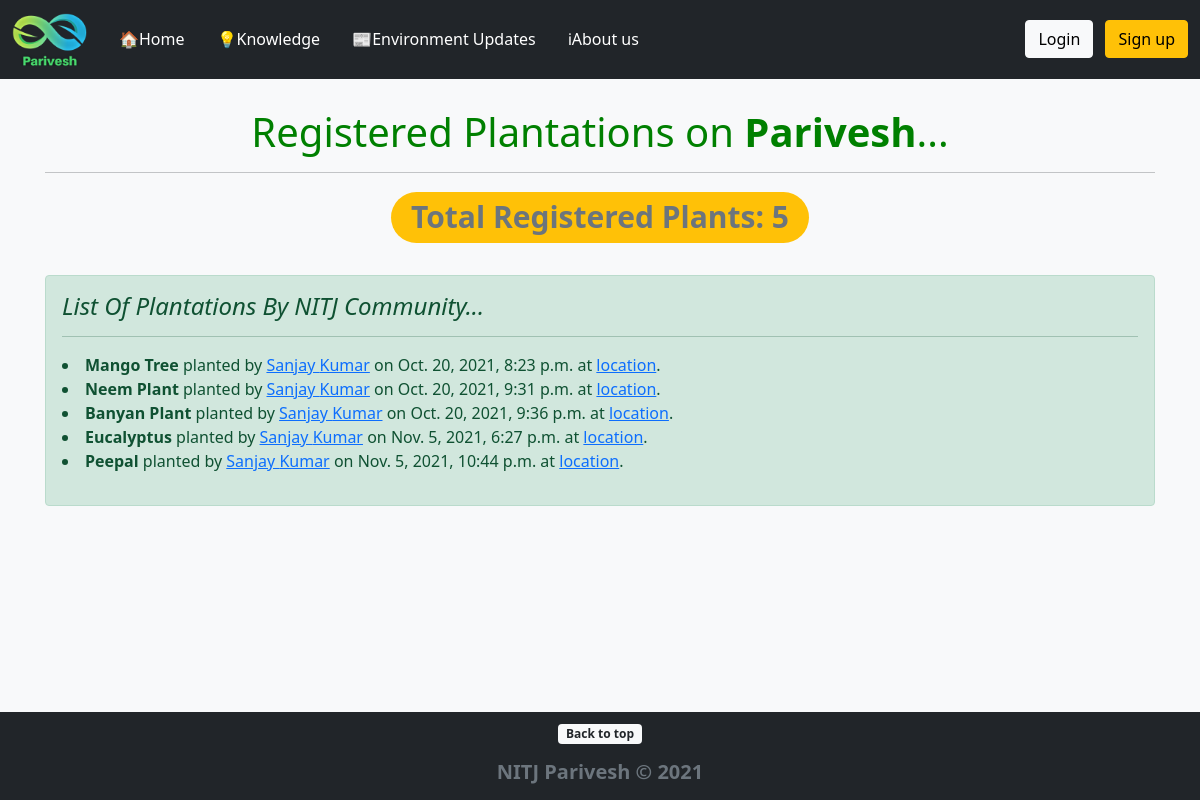
Before: /plantations-on-parivesh/ with the older database file.
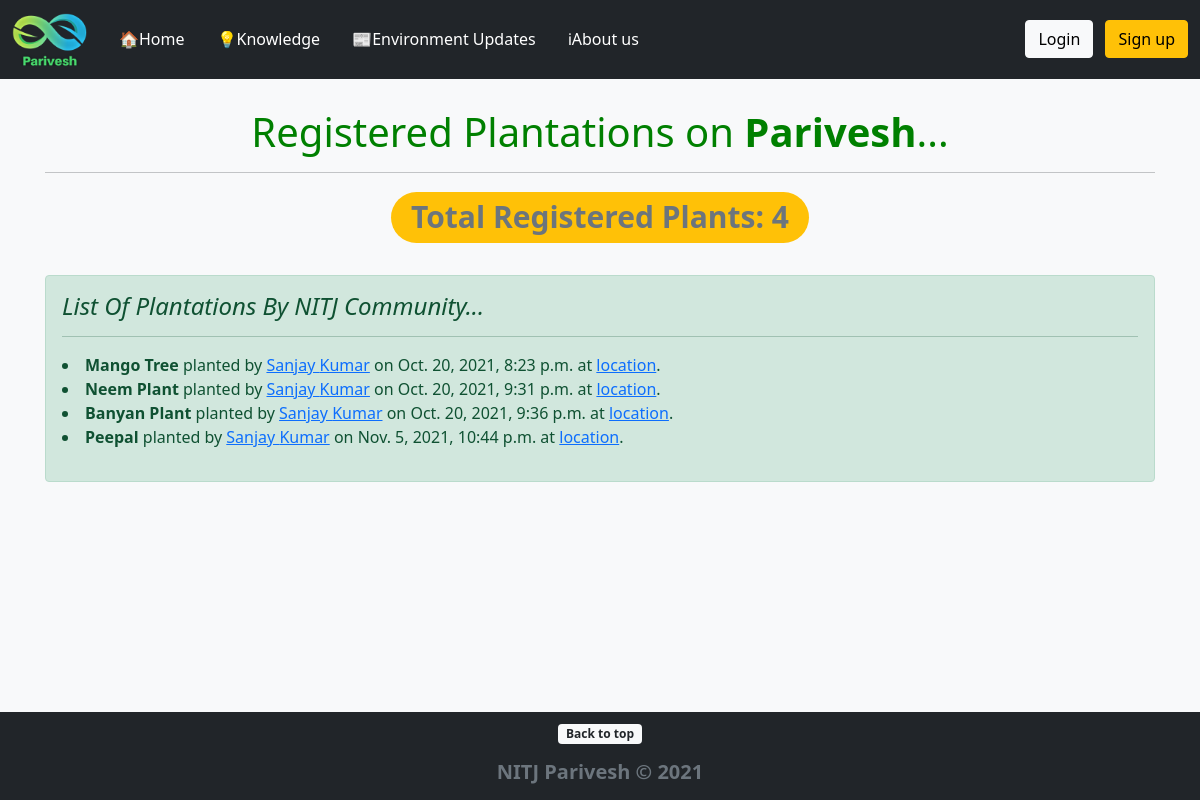
After: the same page with the newer database file.
### PariveshApp/models.py (models this page shows, shortened)
class Plantation(models.Model):
    planter  = models.ForeignKey(User, on_delete=CASCADE)
    plant_name = models.CharField(max_length=255)
    plant_loc = models.URLField()
    plant_pic = models.ImageField(null=True,blank=True, upload_to='plant_pics')
    date_time = models.DateTimeField(auto_now_add=True)
    remarks = models.TextField()

### PariveshApp/views.py (the view)
# urls.py: path('plantations-on-parivesh/', PlantationView.as_view(), name="plant-list"),
class PlantationView(ListView):
    model = Plantation
    template_name = 'plantations.html'
    def get_context_data(self, *args, **kwargs):
        context = super(PlantationView, self).get_context_data(*args, **kwargs)
        plant_count = Plantation.objects.all().count()
        context["plant_count"] = plant_count
        return context

### PariveshApp/templates/plantations.html (shortened to what this page needs)
{% extends 'base.html' %}
{% block content %}
{% load static %}
    <div class="container">
        <h1 class="mt-5 text-center" style="color: green">Registered Plantations on <strong>Parivesh</strong>...</h1>
        <hr>
        <h1 class="text-center"><span class="badge rounded-pill bg-warning text-secondary">Total Registered Plants: {{ plant_count }}</span></h1>
        <br>
        <div class="alert alert-success" role="alert">
            <h4 class="alert-heading"><i>List Of Plantations By NITJ Community...</i></h4>            <hr>
            <p>
                {% for plant in object_list %}
                <li>
                    <strong>{{ plant.plant_name }}</strong> planted by
                    {% if plant.planter.profile.id %}
                    <a href="{% url 'show-profile-page' plant.planter.profile.id %}">{{ plant.planter.first_name }} {{ plant.planter.last_name }}</a>
                    {% else %}
                    {{ plant.planter.first_name }} {{ plant.planter.last_name }}
                    {% endif %}
                    on {{ plant.date_time }} at <a href="{{ plant.plant_loc }}">location</a>.
                </li>
                {% endfor %}
            </p>
        </div>
    </div>
{% endblock %}

Changed rows visible on the page:
removed Plantation: plant_name "Eucalyptus", planter.first_name "Sanjay", planter.last_name "Kumar", date_time "Nov. 5, 2021, 6:27 p.m."
Other visible differences:
{{ plant_count }}: "5" → "4"
